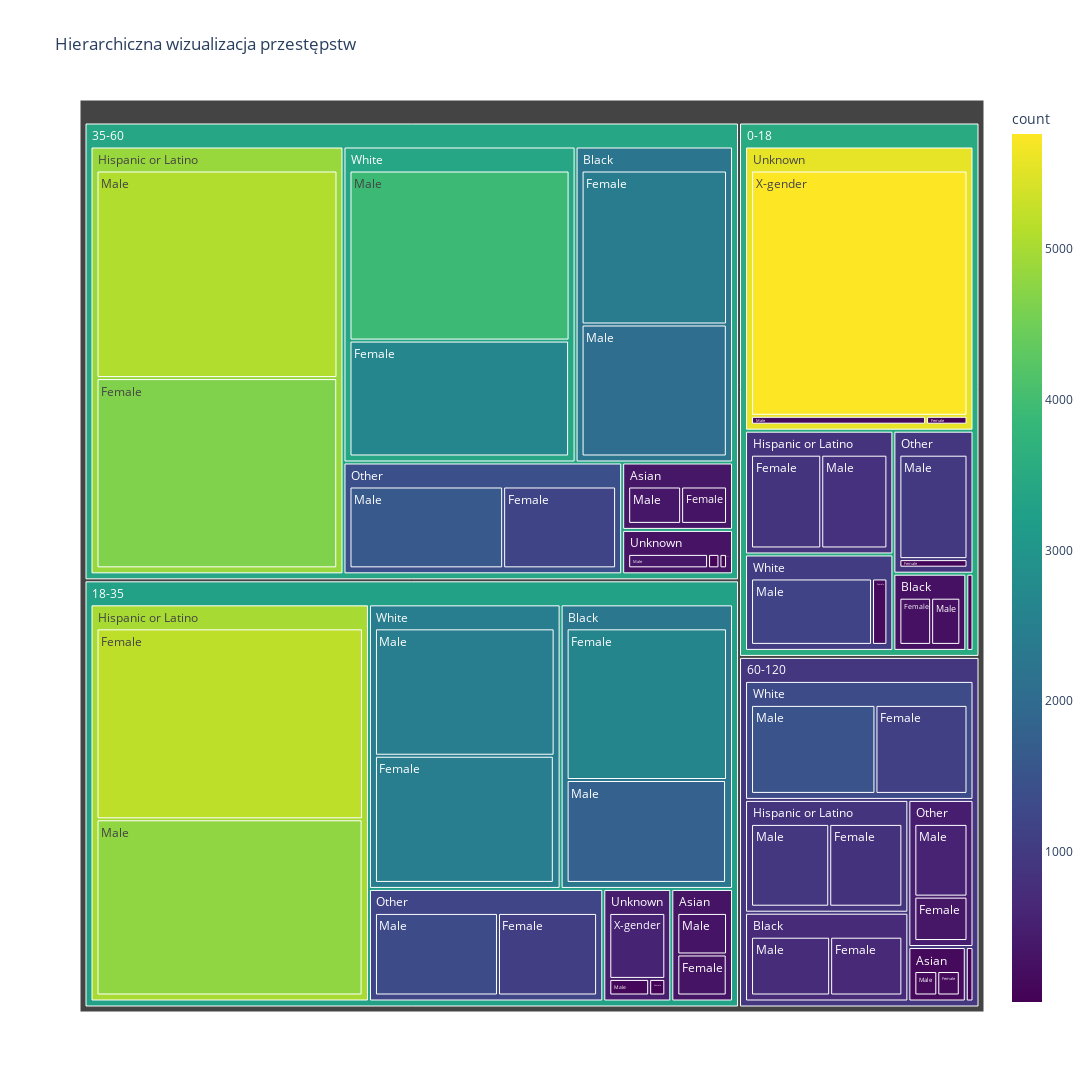

The notebook cell this image was saved under:
### Code cell
import plotly.express as px

# Tworzenie interaktywnej wizualizacji typu treemap z opcją squarify
fig = px.treemap(combined_df, path=['Vict Age bucket', 'Vict descent', 'Vict sex'], values='count', 
                 title='Hierarchiczna wizualizacja przestępstw', 
                 color='count', color_continuous_scale='viridis',
                 hover_data=['count'], 
                 width=2000, height=1600)
fig.show()

### Figure 1 — Plotly figure (JSON) as saved in the notebook; plotly's stock layout.template omitted (floating-point values rounded to 4 significant figures; data arrays with more than 128 entries replaced by an {"elided": "..."} marker saying what was removed)
{"data": [{"branchvalues": "total", "customdata": {"elided": "89x2 float values"}, "domain": {"x": [0, 1], "y": [0, 1]}, "hovertemplate": "labels=%{label}<br>count_sum=%{value}<br>parent=%{parent}<br>id=%{id}<br>count=%{color}<extra></extra>", "ids": ["0-18/Asian/Female", "18-35/Asian/Female", "35-60/Asian/Female", "60-120/Asian/Female", "0-18/Black/Female", "18-35/Black/Female", "35-60/Black/Female", "60-120/Black/Female", "0-18/Hispanic or Latino/Female", "18-35/Hispanic or Latino/Female", "35-60/Hispanic or Latino/Female", "60-120/Hispanic or Latino/Female", "0-18/Other/Female", "18-35/Other/Female", "35-60/Other/Female", "60-120/Other/Female", "0-18/Unknown/Female", "18-35/Unknown/Female", "35-60/Unknown/Female", "60-120/Unknown/Female", "0-18/White/Female", "18-35/White/Female", "35-60/White/Female", "60-120/White/Female", "0-18/Asian/Male", "18-35/Asian/Male", "35-60/Asian/Male", "60-120/Asian/Male", "0-18/Black/Male", "18-35/Black/Male", "35-60/Black/Male", "60-120/Black/Male", "0-18/Hispanic or Latino/Male", "18-35/Hispanic or Latino/Male", "35-60/Hispanic or Latino/Male", "60-120/Hispanic or Latino/Male", "0-18/Other/Male", "18-35/Other/Male", "35-60/Other/Male", "60-120/Other/Male", "0-18/Unknown/Male", "18-35/Unknown/Male", "35-60/Unknown/Male", "60-120/Unknown/Male", "0-18/White/Male", "18-35/White/Male", "35-60/White/Male", "60-120/White/Male", "18-35/Asian/X-gender", "18-35/Black/X-gender", "35-60/Black/X-gender", "18-35/Hispanic or Latino/X-gender", "35-60/Hispanic or Latino/X-gender", "18-35/Other/X-gender", "35-60/Other/X-gender", "0-18/Unknown/X-gender", "18-35/Unknown/X-gender", "35-60/Unknown/X-gender", "60-120/Unknown/X-gender", "18-35/White/X-gender", "35-60/White/X-gender", "0-18/Asian", "18-35/Asian", "35-60/Asian", "60-120/Asian", "0-18/Black", "18-35/Black", "35-60/Black", "60-120/Black", "0-18/Hispanic or Latino", "18-35/Hispanic or Latino", "35-60/Hispanic or Latino", "60-120/Hispanic or Latino", "0-18/Other", "18-35/Other", "35-60/Other", "60-120/Other", "0-18/Unknown", "18-35/Unknown", "35-60/Unknown", "60-120/Unknown", "0-18/White", "18-35/White", "35-60/White", "60-120/White", "0-18", "18-35", "35-60", "60-120"], "labels": ["Female", "Female", "Female", "Female", "Female", "Female", "Female", "Female", "Female", "Female", "Female", "Female", "Female", "Female", "Female", "Female", "Female", "Female", "Female", "Female", "Female", "Female", "Female", "Female", "Male", "Male", "Male", "Male", "Male", "Male", "Male", "Male", "Male", "Male", "Male", "Male", "Male", "Male", "Male", "Male", "Male", "Male", "Male", "Male", "Male", "Male", "Male", "Male", "X-gender", "X-gender", "X-gender", "X-gender", "X-gender", "X-gender", "X-gender", "X-gender", "X-gender", "X-gender", "X-gender", "X-gender", "X-gender", "Asian", "Asian", "Asian", "Asian", "Black", "Black", "Black", "Black", "Hispanic or Latino", "Hispanic or Latino", "Hispanic or Latino", "Hispanic or Latino", "Other", "Other", "Other", "Other", "Unknown", "Unknown", "Unknown", "Unknown", "White", "White", "White", "White", "0-18", "18-35", "35-60", "60-120"], "marker": {"coloraxis": "coloraxis", "colors": [17, 310, 312, 147, 270, 2642, 2409, 657, 870, 5199, 4650, 845, 80, 1063, 1187, 345, 40, 40, 34, 10, 148, 2452, 2667, 1098, 34, 316, 360, 150, 248, 1782, 2062, 720, 819, 4790, 5079, 904, 974, 1319, 1615, 565, 169, 99, 358, 18, 1168, 2467, 3922, 1484, 2, 11, 3, 7, 5, 2, 1, 5764, 553, 51, 12, 11, 6, 28.33, 312.0, 337.7, 148.5, 259.5, 2290.0, 2247.0, 689.9, 845.3, 4999.0, 4871.0, 875.5, 906.1, 1204.0, 1433.0, 481.6, 5567.0, 458.4, 297.8, 14.2, 1053.0, 2454.0, 3411.0, 1320.0, 3505.0, 3278.0, 3412.0, 916.2]}, "name": "", "parents": ["0-18/Asian", "18-35/Asian", "35-60/Asian", "60-120/Asian", "0-18/Black", "18-35/Black", "35-60/Black", "60-120/Black", "0-18/Hispanic or Latino", "18-35/Hispanic or Latino", "35-60/Hispanic or Latino", "60-120/Hispanic or Latino", "0-18/Other", "18-35/Other", "35-60/Other", "60-120/Other", "0-18/Unknown", "18-35/Unknown", "35-60/Unknown", "60-120/Unknown", "0-18/White", "18-35/White", "35-60/White", "60-120/White", "0-18/Asian", "18-35/Asian", "35-60/Asian", "60-120/Asian", "0-18/Black", "18-35/Black", "35-60/Black", "60-120/Black", "0-18/Hispanic or Latino", "18-35/Hispanic or Latino", "35-60/Hispanic or Latino", "60-120/Hispanic or Latino", "0-18/Other", "18-35/Other", "35-60/Other", "60-120/Other", "0-18/Unknown", "18-35/Unknown", "35-60/Unknown", "60-120/Unknown", "0-18/White", "18-35/White", "35-60/White", "60-120/White", "18-35/Asian", "18-35/Black", "35-60/Black", "18-35/Hispanic or Latino", "35-60/Hispanic or Latino", "18-35/Other", "35-60/Other", "0-18/Unknown", "18-35/Unknown", "35-60/Unknown", "60-120/Unknown", "18-35/White", "35-60/White", "0-18", "18-35", "35-60", "60-120", "0-18", "18-35", "35-60", "60-120", "0-18", "18-35", "35-60", "60-120", "0-18", "18-35", "35-60", "60-120", "0-18", "18-35", "35-60", "60-120", "0-18", "18-35", "35-60", "60-120", "", "", "", ""], "type": "treemap", "values": [17, 310, 312, 147, 270, 2642, 2409, 657, 870, 5199, 4650, 845, 80, 1063, 1187, 345, 40, 40, 34, 10, 148, 2452, 2667, 1098, 34, 316, 360, 150, 248, 1782, 2062, 720, 819, 4790, 5079, 904, 974, 1319, 1615, 565, 169, 99, 358, 18, 1168, 2467, 3922, 1484, 2, 11, 3, 7, 5, 2, 1, 5764, 553, 51, 12, 11, 6, 51, 628, 672, 297, 518, 4435, 4474, 1377, 1689, 9996, 9734, 1749, 1054, 2384, 2803, 910, 5973, 692, 443, 40, 1316, 4930, 6595, 2582, 10601, 23065, 24721, 6955]}], "layout": {"coloraxis": {"colorbar": {"title": {"text": "count"}}, "colorscale": [[0, "#440154"], [0.1111, "#482878"], [0.2222, "#3e4989"], [0.3333, "#31688e"], [0.4444, "#26828e"], [0.5556, "#1f9e89"], [0.6667, "#35b779"], [0.7778, "#6ece58"], [0.8889, "#b5de2b"], [1, "#fde725"]]}, "height": 1600, "legend": {"tracegroupgap": 0}, "title": {"text": "Hierarchiczna wizualizacja przestępstw"}, "width": 2000}}
